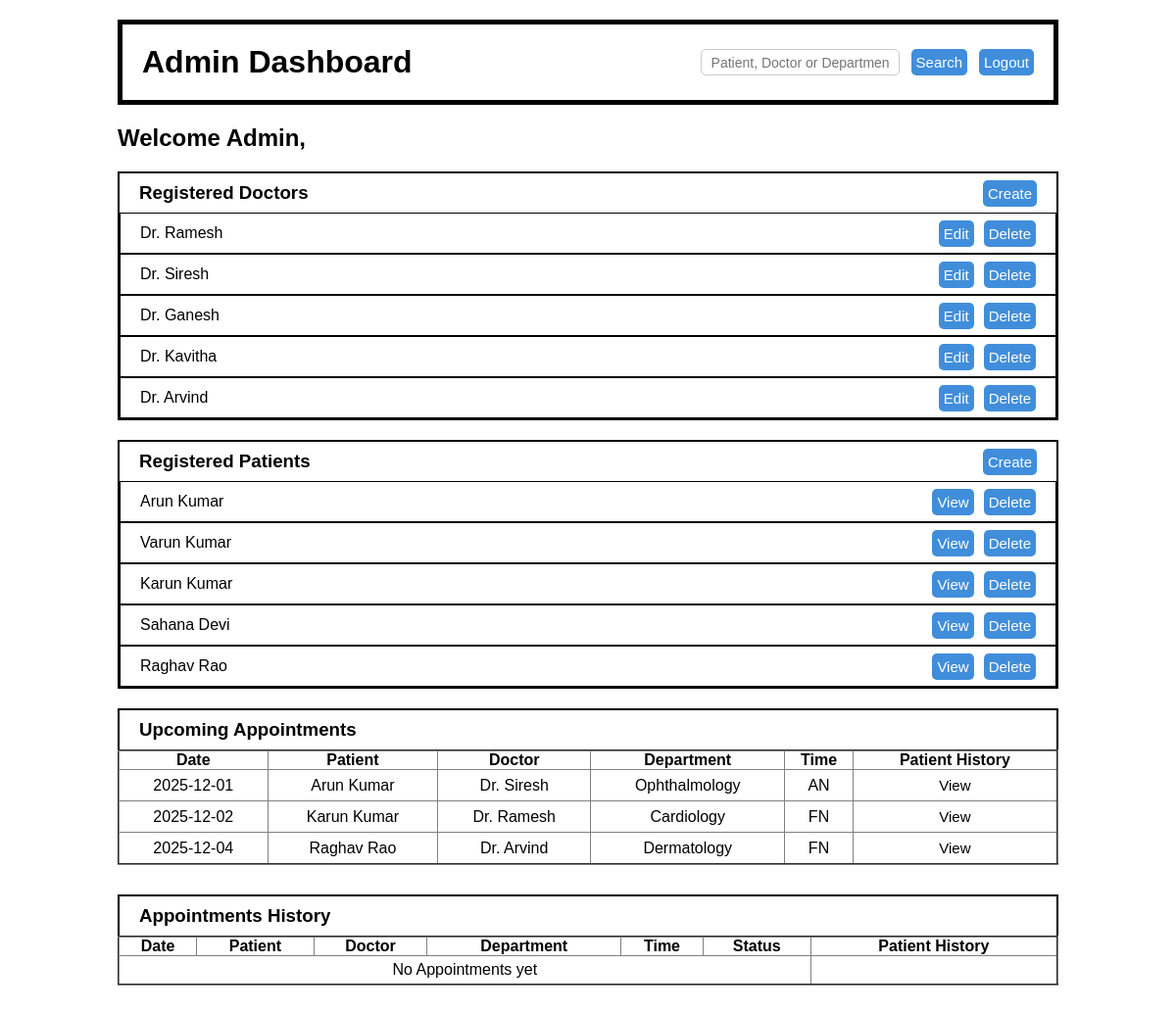
The app's page /adm with its own data.
### models.py (models this page shows)
class D(Base):
    __tablename__ = 'd'
    id = Column(Integer,autoincrement=True,primary_key=True)
    name = Column(String, nullable=False)
    passw = Column(String, nullable=False)
    dept = Column(String)
    exp = Column(Integer)
    dscr = Column(String)
    pic = Column(String)

class P(Base):
    __tablename__ = 'p'
    id = Column(Integer,autoincrement=True,primary_key=True)
    name = Column(String)
    passw = Column(String)

class Slot(Base):
    __tablename__ = 'slot'
    id = Column(Integer,autoincrement=True,primary_key=True)
    d_id = Column(Integer, ForeignKey('d.id'))
    p_id = Column(Integer, ForeignKey('p.id'), nullable=True)
    dept = Column(String)
    date = Column(Date)
    time = Column(String)
    status = Column(String, default="free")
    d = relationship("D")
    p = relationship("P")

### app.py (the view, shortened to what this page needs)
@app.route('/adm', methods = ["GET","POST"])
def addash():
    if r.method == "GET":
        a = session.query(Slot).filter_by(status="booked").all()
        c = session.query(Comp).all()
        p = session.query(P).all()
        d = session.query(D).all()
        return rt("addash.html",appts = a,docs =d,pats = p, comp = c)

### templates/addash.html (shortened to what this page needs)
<!DOCTYPE html>
<html lang="en">
<head>
    <link rel="stylesheet" href="{{ url_for('static', filename='styles.css') }}">
</head>
<body>
    <div class="ddashH w" style="margin-bottom: 20px;">
        <div class="doc"><h1>Admin Dashboard</h1></div>
        <div class="logout">
            <div style="display: flex; justify-content: end;">
                <form action="/adm" method=POST style="display: flex; flex-direction: row;">
                    <input style="height: 27px;" type="text" name="st" placeholder="Patient, Doctor or Department">
                    <button type="submit">Search</button>
                    <div>
                        <a href="/">
                            <button type="button">Logout</button>
                        </a>
                    </div>
                </form>
            </div>
        </div>
    </div>
    <h2 class="mb">Welcome Admin,</h2>
    <div class="regdocs mb w">
        <div style="display: flex; width: 100%; justify-content: center;">
            <div class="ddashH" style="border: 0px; height: 10px;">
                <h3>Registered Doctors</h3>
                <div class="logout">
                    <div style="display: flex; justify-content: end;">
                        <form action="{{ url_for('newdoc') }}" method="GET">
                            <button type="submit">Create</button>
                        </form>
                    </div>
                </div>
            </div>
        </div>
        <div>
            {% for d in docs %}
            <div class="pat ddashH w" style="height: 10px; border:1px solid;">
                <div class="doc">{{d.name}}</div>
                <div class="logout">
                    <div style="display: flex; justify-content: end; gap:10px">
                        <form action="{{ url_for('editdoc',id = d.id) }}" method="GET">
                            <button type="submit">Edit</button>
                        </form>
                        <form action="{{ url_for('deldoc',id = d.id) }}" method="POST">
                            <button type="submit">Delete</button>
                        </form>
                    </div>
                </div>
            </div>
            {% endfor %}
        </div>
    </div>
    <div class="regdocs mb w">
        <div style="display: flex; width: 100%; justify-content: center;">
            <div class="ddashH" style="border: 0px; height: 10px;">
                <h3>Registered Patients</h3>
                <div class="logout">
                    <div style="display: flex; justify-content: end;">
                        <form action="{{ url_for('newpat') }}" method="GET">
                            <button type="submit">Create</button>
                        </form>
                    </div>
                </div>
            </div>
        </div>
        <div>
            {% for p in pats %}
            <div class="pat ddashH w" style="height: 10px; border:1px solid;">
                <div class="doc">{{p.name}}</div>
                <div class="logout">
                    <div style="display: flex; justify-content: end; gap:10px">
                        <form action="{{ url_for('pHist',pname = p.name) }}" method="GET">
                            <button type="submit">View</button>
                        </form>
                        <form action="{{ url_for('pdel',pname = p.name) }}" method="GET">
                            <button type="submit">Delete</button>
                        </form>
                    </div>
                </div>
            </div>
            {% endfor %}
        </div>
    </div>
    <div class="regdocs w" style="border-bottom: 0;">
        <div style="display: flex; width: 100%; justify-content: center;">
            <div class="ddashH" style="border: 0px; height: 10px;">
                <h3>Upcoming Appointments</h3>
            </div>
        </div>
    </div>
    <table border="2" style="width: 100%; text-align: center; margin-bottom: 30px; border-collapse: collapse;" class="w">
        <thead>
            <tr>
                <th>Date</th>
                <th>Patient</th>
                <th>Doctor</th>
                <th>Department</th>
                <th>Time</th>
                <th>Patient History</th>
            </tr>
        </thead>
        <tbody>
            {% for a in appts %}
            <tr>
                <td>{{ a.date }}</td>
                <td>{{ a.p.name }}</td>
                <td>{{ a.d.name }}</td>
                <td>{{ a.d.dept }}</td>
                <td>{{ a.time }}</td>
                <td style="padding: 2px;">
                    <form action="{{ url_for('pHist',pname = a.p.name) }}" method="GET">
                        <button style="background-color: white; color: black;" type="submit">View</button>
                    </form>
                </td>
            </tr>
            {% else %}
            <tr >
                <td colspan="6" style="padding: 5px;">No Appointments yet</td>
            </tr>
            {% endfor %}
        </tbody>
    </table>
    <div class="regdocs w" style="border-bottom: 0;">
        <div style="display: flex; width: 100%; justify-content: center;">
            <div class="ddashH" style="border: 0px; height: 10px;">
                <h3>Appointments History</h3>
            </div>
        </div>
    </div>
    <table border="2" style="width: 100%; text-align: center; margin-bottom: 30px; border-collapse: collapse;" class="w">
        <thead>
            <tr>
                <th>Date</th>
                <th>Patient</th>
                <th>Doctor</th>
                <th>Department</th>
                <th>Time</th>
                <th>Status</th>
                <th>Patient History</th>
            </tr>
        </thead>
        <tbody>
            {% for a in comp %}
            <tr>
                <td>{{ a.date }}</td>
                <td>{{ a.p.name }}</td>
                <td>{{ a.d.name }}</td>
                <td>{{ a.d.dept }}</td>
                <td>{{ a.time }}</td>
                <td>{{ a.status }}</td>
                <td style="padding: 2px;">
                    <form action="{{ url_for('pHist',pname = a.p.name) }}" method="GET">
                        <button style="background-color: white; color: black;" type="submit">View</button>
                    </form>
                </td>
            </tr>
            {% else %}
            <tr >
                <td colspan="6" style="padding: 5px;">No Appointments yet</td>
            </tr>
            {% endfor %}
        </tbody>
    </table>
</body>
</html>

### static/styles.css (style rules this page uses)
* { box-sizing: border-box; margin: 0; padding: 0; }
.mb { margin-bottom: 20px; }
.w { background-color: white; }
body { font-family: Arial, sans-serif; height: 100vh; padding: 20px; padding-left: 10%; padding-right: 10%; }
table { width: 100%; text-align: center; margin-bottom: 30px; border-collapse: collapse; background-color: white; }
form { display: flex; flex-direction: column; gap: 12px; }
input[type="text"], input[type="email"], input[type="password"] { width: 100%; padding: 10px; border: 1px solid #ccc; border-radius: 5px; font-size: 14px; }
.ddashH { display: flex; border:5px solid; padding: 20px; gap:10px; width:100%; text-align: center; align-items: center; justify-content: end; }
.regdocs { width: 100%; border:2px solid }
.doc { flex:1; text-align: left; }
form input, form textarea { width: 100%; padding: 6px; font-size: 14px; border: 1px solid #ccc; border-radius: 4px; box-sizing: border-box; }
.logout { flex:1; justify-content: end; }
button { padding: 5px; height: 27px; border: none; border-radius: 5px; background: #408edb; color: white; font-size: 15px; cursor: pointer; }

### records on screen
D: name "Dr. Ramesh"
D: name "Dr. Siresh"
D: name "Dr. Ganesh"
D: name "Dr. Kavitha"
D: name "Dr. Arvind"
P: name "Arun Kumar"
P: name "Varun Kumar"
P: name "Karun Kumar"
P: name "Sahana Devi"
P: name "Raghav Rao"
Slot: date "2025-12-01", p.name "Arun Kumar", d.name "Dr. Siresh", d.dept "Ophthalmology", time "AN"
Slot: date "2025-12-02", p.name "Karun Kumar", d.name "Dr. Ramesh", d.dept "Cardiology", time "FN"
Slot: date "2025-12-04", p.name "Raghav Rao", d.name "Dr. Arvind", d.dept "Dermatology", time "FN"
